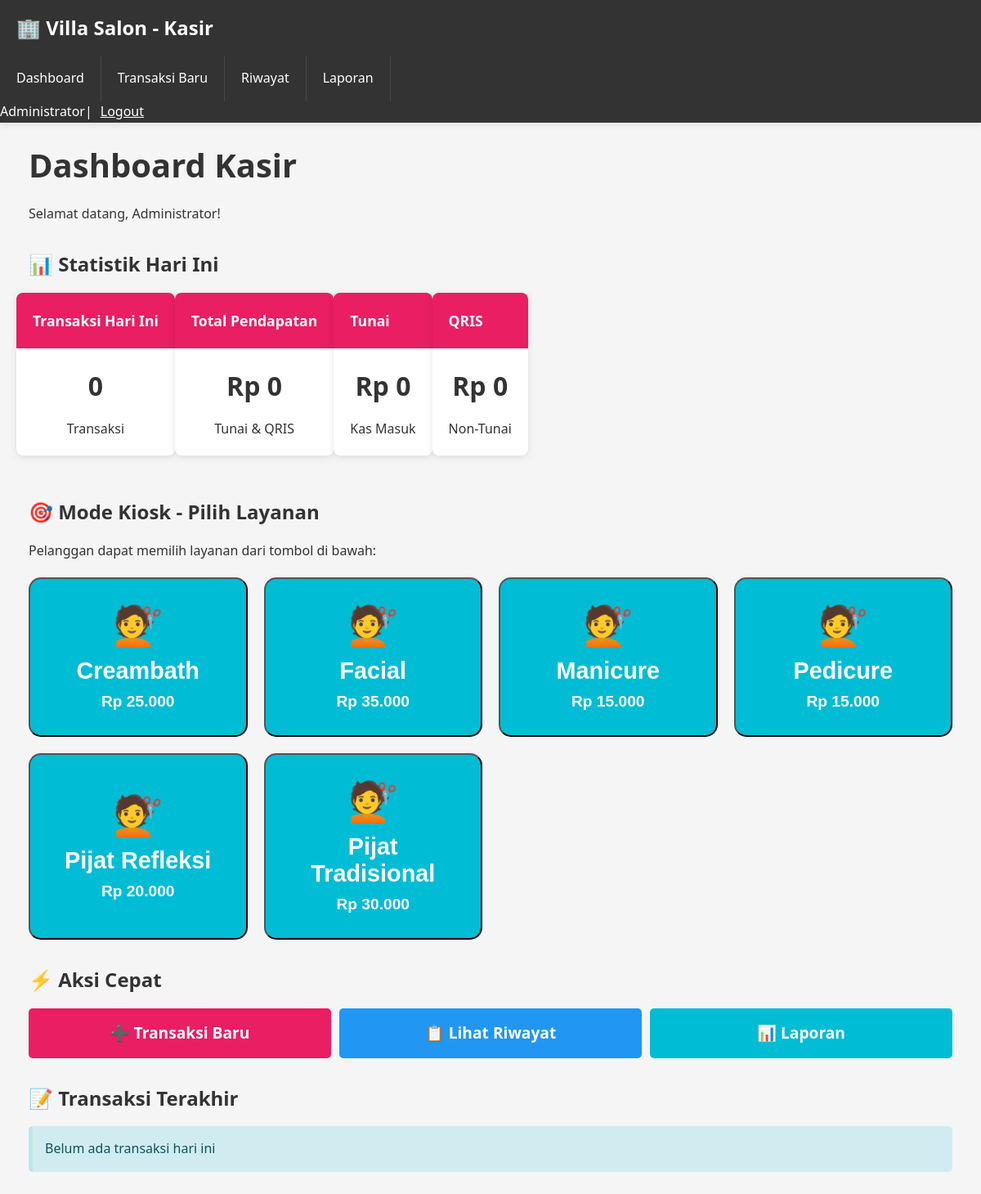
/pages/kasir/dashboard.php (signed in), run on the app's committed database.
### tables this page shows
CREATE TABLE services (
    id INT PRIMARY KEY AUTO_INCREMENT,
    name VARCHAR(100) NOT NULL,
    description TEXT,
    fee DECIMAL(10, 2) NOT NULL,
    duration_minutes INT DEFAULT 30,
    status ENUM('active', 'inactive') DEFAULT 'active',
    created_at TIMESTAMP DEFAULT CURRENT_TIMESTAMP,
    updated_at TIMESTAMP DEFAULT CURRENT_TIMESTAMP ON UPDATE CURRENT_TIMESTAMP
);

### includes/session.php (called while the page is built, shortened)
<?php
function get_session($key, $default = null) {
    return isset($_SESSION[$key]) ? $_SESSION[$key] : $default;
}
function get_current_user_name() {
    return get_session('user_name');
}
?>

### includes/functions.php (called while the page is built, shortened)
<?php
function format_currency($amount) {
    return 'Rp ' . number_format($amount, 0, ',', '.');
}
function get_services() {
    $query = "SELECT * FROM services WHERE status = 'active' ORDER BY name ASC";
    return query_select($query);
}
function get_today_transactions() {
    $today = date('Y-m-d');
    $query = "SELECT t.*, u.name as therapist_name, s.name as service_name
              FROM transactions t
              JOIN users u ON t.therapist_id = u.id
              JOIN services s ON t.service_id = s.id
              WHERE DATE(t.transaction_date) = ?
              ORDER BY t.created_at DESC";
    return query_select($query, [$today]);
}
?>

### config/db.php (called while the page is built, shortened)
<?php
$db_host = DB_HOST;
$db_user = DB_USER;
$db_pass = DB_PASS;
$db_name = DB_NAME;
$db_port = DB_PORT;
$connection = new mysqli($db_host, $db_user, $db_pass, $db_name, $db_port);
$connection->set_charset("utf8mb4");
function query_select($query, $params = []) {
    global $connection;
    $stmt = $connection->prepare($query);
    if (!empty($params)) {
        $types = '';
        foreach ($params as $param) {
            if (is_int($param)) $types .= 'i';
            elseif (is_float($param)) $types .= 'd';
            else $types .= 's';
        }
        $stmt->bind_param($types, ...$params);
    }
    $stmt->execute();
    $result = $stmt->get_result();
    $data = [];
    while ($row = $result->fetch_assoc()) {
        $data[] = $row;
    }
    return $data;
}
?>

### pages/kasir/dashboard.php (the view, shortened to what this page needs)
<?php
$today_transactions = get_today_transactions();
$services = get_services();
$total_transaction_today = count($today_transactions);
$total_income_today = 0;
$cash_today = 0;
$qris_today = 0;
?>
<!DOCTYPE html>
<html lang="id">
<head>
    <link rel="stylesheet" href="../../public/css/style.css">
</head>
<body>
    <nav class="navbar">
        <div class="navbar-brand">🏢 Villa Salon - Kasir</div>
        <ul class="navbar-menu">
            <li><a href="dashboard.php">Dashboard</a></li>
            <li><a href="transaction.php">Transaksi Baru</a></li>
            <li><a href="history.php">Riwayat</a></li>
            <li><a href="report.php">Laporan</a></li>
        </ul>
        <div class="navbar-user">
            <span><?php echo get_current_user_name(); ?></span> |
            <a href="../logout.php" style="color: white; margin-left: 10px;">Logout</a>
        </div>
    </nav>
    <div class="main-layout">
        <div class="content">
            <div class="container">
                <h1>Dashboard Kasir</h1>
                <p>Selamat datang, <?php echo get_current_user_name(); ?>!</p>
                <h3 style="margin-top: 30px;">📊 Statistik Hari Ini</h3>
                <div class="row">
                    <div class="col-3">
                        <div class="card">
                            <div class="card-header">Transaksi Hari Ini</div>
                            <div class="card-body text-center">
                                <h2><?php echo $total_transaction_today; ?></h2>
                                <p>Transaksi</p>
                            </div>
                        </div>
                    </div>
                    <div class="col-3">
                        <div class="card">
                            <div class="card-header">Total Pendapatan</div>
                            <div class="card-body text-center">
                                <h2><?php echo format_currency($total_income_today); ?></h2>
                                <p>Tunai & QRIS</p>
                            </div>
                        </div>
                    </div>
                    <div class="col-3">
                        <div class="card">
                            <div class="card-header">Tunai</div>
                            <div class="card-body text-center">
                                <h2><?php echo format_currency($cash_today); ?></h2>
                                <p>Kas Masuk</p>
                            </div>
                        </div>
                    </div>
                    <div class="col-3">
                        <div class="card">
                            <div class="card-header">QRIS</div>
                            <div class="card-body text-center">
                                <h2><?php echo format_currency($qris_today); ?></h2>
                                <p>Non-Tunai</p>
                            </div>
                        </div>
                    </div>
                </div>
                <h3 style="margin-top: 30px;">🎯 Mode Kiosk - Pilih Layanan</h3>
                <p>Pelanggan dapat memilih layanan dari tombol di bawah:</p>
                <div class="kiosk-grid">
                    <?php foreach ($services as $service): ?>
                        <button class="kiosk-btn btn-info" onclick="selectService(<?php echo $service['id']; ?>, '<?php echo $service['name']; ?>', <?php echo $service['fee']; ?>)">
                            <div class="icon">💇</div>
                            <strong><?php echo $service['name']; ?></strong>
                            <div style="font-size: 1.2rem; margin-top: 10px;">
                                <?php echo format_currency($service['fee']); ?>
                            </div>
                        </button>
                    <?php endforeach; ?>
                </div>
                <h3 style="margin-top: 30px;">⚡ Aksi Cepat</h3>
                <div class="btn-group">
                    <a href="transaction.php" class="btn btn-primary btn-lg" style="flex: 1;">
                        ➕ Transaksi Baru
                    </a>
                    <a href="history.php" class="btn btn-secondary btn-lg" style="flex: 1;">
                        📋 Lihat Riwayat
                    </a>
                    <a href="report.php" class="btn btn-info btn-lg" style="flex: 1;">
                        📊 Laporan
                    </a>
                </div>
                <h3 style="margin-top: 30px;">📝 Transaksi Terakhir</h3>
                <?php if (!empty($today_transactions)): ?>
                    <div class="card">
                        <table class="table">
                            <thead>
                                <tr>
                                    <th>Jam</th>
                                    <th>Layanan</th>
                                    <th>Terapis</th>
                                    <th>Biaya</th>
                                    <th>Metode</th>
                                    <th>Status</th>
                                </tr>
                            </thead>
                            <tbody>
                                <?php
                                $limit = array_slice($today_transactions, 0, 5);
                                foreach ($limit as $trans):
                                ?>
                                    <tr>
                                        <td><?php echo date('H:i', strtotime($trans['created_at'])); ?></td>
                                        <td><?php echo $trans['service_name']; ?></td>
                                        <td><?php echo $trans['therapist_name']; ?></td>
                                        <td><?php echo format_currency($trans['fee']); ?></td>
                                        <td>
                                            <span class="badge <?php echo $trans['payment_method'] === 'cash' ? 'badge-warning' : 'badge-info'; ?>">
                                                <?php echo strtoupper($trans['payment_method']); ?>
                                            </span>
                                        </td>
                                        <td>
                                            <span class="badge <?php echo $trans['status'] === 'completed' ? 'badge-success' : 'badge-warning'; ?>">
                                                <?php echo strtoupper($trans['status']); ?>
                                            </span>
                                        </td>
                                    </tr>
                                <?php endforeach; ?>
                            </tbody>
                        </table>
                    </div>
                <?php else: ?>
                    <div class="alert alert-info">Belum ada transaksi hari ini</div>
                <?php endif; ?>
            </div>
        </div>
    </div>
</body>
</html>

### public/css/style.css (style rules this page uses)
* { margin: 0; padding: 0; box-sizing: border-box; }
:root { --primary-color: #e91e63; --secondary-color: #2196f3; --success-color: #4caf50; --warning-color: #ff9800; --danger-color: #f44336; --info-color: #00bcd4; --dark-color: #333; --light-color: #f5f5f5; --border-color: #ddd; --shadow: 0 2px 10px rgba(0,0,0,0.1); }
body { font-family: 'Segoe UI', Tahoma, Geneva, Verdana, sans-serif; background-color: var(--light-color); color: var(--dark-color); line-height: 1.6; }
h1, h2, h3, h4, h5, h6 { font-weight: 600; margin-bottom: 15px; }
h1 { font-size: 2.5rem; }
h2 { font-size: 2rem; }
h3 { font-size: 1.5rem; }
.container { max-width: 1200px; margin: 0 auto; padding: 0 15px; }
.row { display: flex; flex-wrap: wrap; margin-right: -15px; margin-left: -15px; }
.col-3 { max-width: 25%; }
.btn { display: inline-block; padding: 10px 20px; border: none; border-radius: 5px; font-size: 1rem; cursor: pointer; transition: all 0.3s ease; text-align: center; text-decoration: none; font-weight: 600; }
.btn-primary { background-color: var(--primary-color); color: white; }
.btn-secondary { background-color: var(--secondary-color); color: white; }
.btn-info { background-color: var(--info-color); color: white; }
.btn-lg { padding: 15px 40px; font-size: 1.2rem; }
.btn-group { display: flex; gap: 10px; }
.btn-group .btn { flex: 1; }
.kiosk-btn { padding: 30px; font-size: 1.8rem; font-weight: bold; border-radius: 15px; min-height: 150px; display: flex; align-items: center; justify-content: center; flex-direction: column; text-align: center; cursor: pointer; transition: all 0.3s ease; }
.kiosk-btn .icon { font-size: 3rem; margin-bottom: 10px; }
.kiosk-grid { display: grid; grid-template-columns: repeat(auto-fit, minmax(250px, 1fr)); gap: 20px; margin: 20px 0; }
.alert { padding: 15px; margin-bottom: 20px; border-radius: 5px; border-left: 5px solid; }
.alert-info { background-color: #d1ecf1; color: #0c5460; border-color: #bee5eb; }
.card { background-color: white; border-radius: 8px; box-shadow: var(--shadow); overflow: hidden; margin-bottom: 20px; }
.card-header { padding: 20px; background-color: var(--primary-color); color: white; font-weight: 600; font-size: 1.1rem; }
.card-body { padding: 20px; }
.navbar { background-color: var(--dark-color); color: white; padding: 0; box-shadow: var(--shadow); }
.navbar-brand { font-size: 1.5rem; font-weight: bold; padding: 15px 20px; display: inline-block; }
.navbar-menu { display: flex; list-style: none; margin: 0; padding: 0; }
.navbar-menu li { border-right: 1px solid rgba(255,255,255,0.1); }
.navbar-menu a { display: block; padding: 15px 20px; color: white; text-decoration: none; transition: background-color 0.3s ease; }
.navbar-user { margin-left: auto; display: flex; align-items: center; padding-right: 20px; }
.main-layout { display: flex; min-height: 100vh; flex-direction: column; }
.content { flex: 1; padding: 20px; }
.text-center { text-align: center; }

### data on the page
services: name "Creambath", fee "Rp 25.000"
services: name "Facial", fee "Rp 35.000"
services: name "Manicure", fee "Rp 15.000"
services: name "Pedicure", fee "Rp 15.000"
services: name "Pijat Refleksi", fee "Rp 20.000"
services: name "Pijat Tradisional", fee "Rp 30.000"

### other printed values
get_current_user_name() "Administrator"
$total_transaction_today "0"
format_currency($total_income_today) "Rp 0"
format_currency($cash_today) "Rp 0"
format_currency($qris_today) "Rp 0"
